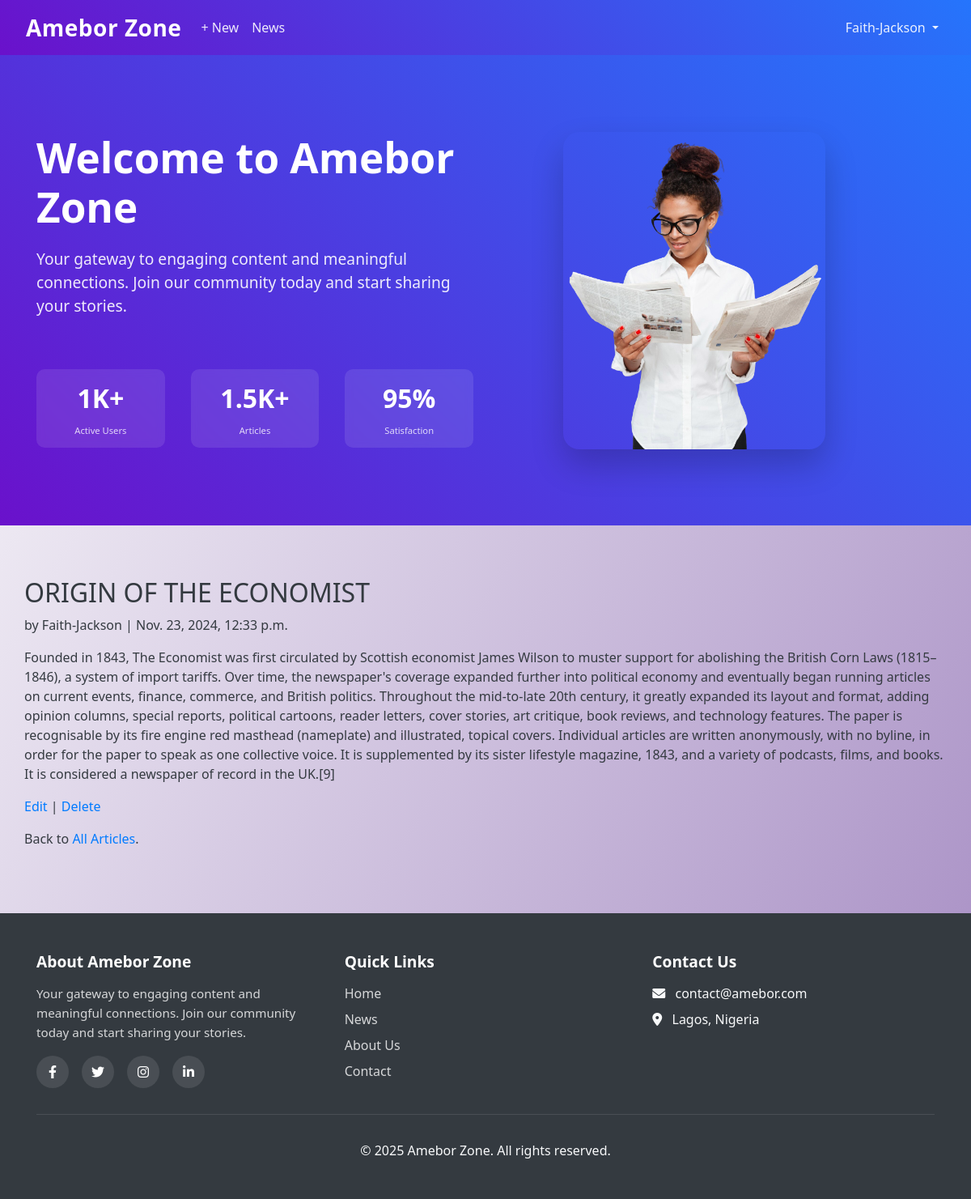
The app's page /articles/2/ (signed in) with its own data.
### accounts/models.py (models this page shows)
class CustomUser(AbstractUser):
    age = models.PositiveBigIntegerField(null=True, blank=True)
    followers = models.ManyToManyField('self', symmetrical=False, related_name='following')

### articles/models.py (models this page shows, shortened)
class Article(models.Model):
    title = models.CharField(max_length=255)
    body = models.TextField()
    date = models.DateTimeField(auto_now_add=True)
    author = models.ForeignKey(
    get_user_model(),
    on_delete=models.CASCADE,
    )

### articles/views.py (the view, shortened to what this page needs)
# urls.py: path('<int:pk>/', ArticleDetailView.as_view(), name='article_detail'),  # new
@method_decorator(csrf_protect, name='dispatch')
class ArticleDetailView(LoginRequiredMixin, DetailView):
    model = Article
    template_name = 'article_detail.html'

### templates/article_detail.html
{% extends 'base.html' %}
{% block content %}
  <div class="article-entry">
    <h2>{{ object.title }}</h2>
    <p>by {{ object.author }} | {{ object.date }}</p>
    <p>{{ object.body }}</p>
  </div>
  <p>
    <a href="{% url 'article_edit' article.pk %}">Edit</a> |
    <a href="{% url 'article_delete' article.pk %}">Delete</a>
  </p>
  <p>
    Back to <a href="{% url 'article_list' %}">All Articles</a>.
  </p>
{% endblock content %}

### templates/base.html (shortened to what this page needs)
{% load static %}
<!DOCTYPE html>
<html lang="en">
<head>
  <link rel="stylesheet" href="https://cdn.jsdelivr.net/npm/bootstrap@4.5.3/dist/css/bootstrap.min.css">
  <link rel="stylesheet" href="https://cdnjs.cloudflare.com/ajax/libs/font-awesome/6.0.0/css/all.min.css">
</head>
<body>
  <nav class="navbar navbar-expand-lg navbar-dark navbar-ed">
    <a class="navbar-brand" href="{% url 'home' %}">Amebor Zone</a>
    <div class="collapse navbar-collapse" id="navbarSupportedContent">
      <ul class="navbar-nav mr-auto">
        {% if user.is_authenticated %}
          <li class="nav-item">
            <a class="nav-link" href="{% url 'article_new' %}">+ New</a>
          </li>
        {% endif %}
        <li class="nav-item">
          <a class="nav-link" href="{% url 'article_list' %}#article">News</a>
        </li>
      </ul>
      {% if user.is_authenticated %}
        <ul class="navbar-nav ml-auto">
          <li class="nav-item dropdown">
            <a class="nav-link dropdown-toggle" href="#" id="navbarDropdown" role="button" data-toggle="dropdown" aria-haspopup="true" aria-expanded="false">
              {{ user.username }}
            </a>
          </li>
        </ul>
      {% else %}
        <form class="form-inline ml-auto">
          <a href="{% url 'login' %}" class="btn btn-outline-light">Log In</a>
          <a href="{% url 'signup' %}" class="btn btn-primary ml-2">Sign up</a>
        </form>
      {% endif %}
    </div>
  </nav>
  {% block hero %}
  <section class="hero-section">
    <div class="container">
      <div class="row">
        <div class="col-lg-6">
          <div class="hero-content">
            <h1 class="hero-title">Welcome to Amebor Zone</h1>
            <p class="hero-text">Your gateway to engaging content and meaningful connections. Join our community today and start sharing your stories.</p>
            <div class="hero-stats">
              <div class="stat-item">
                <div class="stat-number">1K+</div>
                <div class="stat-label">Active Users</div>
              </div>
              <div class="stat-item">
                <div class="stat-number">1.5K+</div>
                <div class="stat-label">Articles</div>
              </div>
              <div class="stat-item">
                <div class="stat-number">95%</div>
                <div class="stat-label">Satisfaction</div>
              </div>
          </div>
        </div>
      </div>
    </div>
    {% load static %}
        <img src="{% static 'img/cheerful-newspapers.png' %}" alt="Hero Image" class="hero-image">
  </section>
  {% endblock %}
  <main>
    <div class="container content-section">
      {% block content %}
      {% endblock content %}
    </div>
  </main>
  <footer>
    <div class="container">
      <div class="footer-content">
        <div class="footer-section">
          <h3>About Amebor Zone</h3>
          <p>Your gateway to engaging content and meaningful connections. Join our community today and start sharing your stories.</p>
          <div class="social-links">
            <a href="#"><i class="fab fa-facebook-f"></i></a>
            <a href="#"><i class="fab fa-twitter"></i></a>
            <a href="#"><i class="fab fa-instagram"></i></a>
            <a href="#"><i class="fab fa-linkedin-in"></i></a>
          </div>
        </div>
        <div class="footer-section">
          <h3>Quick Links</h3>
          <ul class="footer-links">
            <li><a href="{% url 'home' %}">Home</a></li>
            <li><a href="{% url 'article_list' %}">News</a></li>
            <li><a href="#">About Us</a></li>
            <li><a href="#">Contact</a></li>
          </ul>
        </div>
        <div class="footer-section">
          <h3>Contact Us</h3>
          <ul class="footer-links">
            <li><i class="fas fa-envelope mr-2"></i> contact@amebor.com</li>
            <li><i class="fas fa-map-marker-alt mr-2"></i> Lagos, Nigeria</li>
          </ul>
        </div>
      </div>
      <div class="footer-bottom">
        <p>&copy; 2025 Amebor Zone. All rights reserved.</p>
      </div>
    </div>
  </footer>
</body>
</html>

### templates/base.html (style rules this page uses)
:root { --primary-gradient: linear-gradient(45deg, #6a11cb, #2575fc); --text-light: #f8f9fa; --text-dark: #343a40; }
body { background-color: var(--text-light); color: var(--text-dark); font-family: 'Segoe UI', sans-serif; background: linear-gradient(120deg, #fdfdfd, #a48ac2); }
.navbar-ed { background: var(--primary-gradient); box-shadow: 0 4px 15px rgba(0, 0, 0, 0.1); padding: 8px 2rem; }
.navbar-ed .navbar-brand { font-size: 1.75rem; color: white; font-weight: 700; letter-spacing: 0.5px; }
.navbar-ed .nav-link { color: rgba(255, 255, 255, 0.9) !important; font-weight: 500; transition: color 0.3s ease; }
.hero-section { background: var(--primary-gradient); color: white; padding: 6rem 0; position: relative; overflow: hidden; }
.hero-content { max-width: 600px; }
.hero-title { font-size: 3.2rem; font-weight: 800; margin-bottom: 1.2rem; }
.hero-text { font-size: 1.2rem; opacity: 0.9; margin-bottom: 2rem; }
.hero-image { position: absolute; right: 15%; top: 50%; transform: translateY(-50%); width: 27%; max-width: 500px; border-radius: 20px; box-shadow: 0 20px 40px rgba(0, 0, 0, 0.2); }
.content-section { padding: 4rem 0; }
footer { background: var(--text-dark); color: var(--text-light); padding: 3rem 0 2rem; }
.footer-content { display: grid; grid-template-columns: repeat(auto-fit, minmax(250px, 1fr)); gap: 2rem; margin-bottom: 2rem; }
.footer-section h3 { color: white; font-size: 1.2rem; margin-bottom: 1rem; font-weight: 600; }
.footer-section p { color: rgba(255, 255, 255, 0.8); font-size: 0.95rem; line-height: 1.6; }
.social-links { display: flex; gap: 1rem; margin-top: 1rem; }
.social-links a { color: white; background: rgba(255, 255, 255, 0.1); width: 40px; height: 40px; border-radius: 50%; display: flex; align-items: center; justify-content: center; transition: all 0.3s ease; }
.footer-links { list-style: none; padding: 0; margin: 0; }
.footer-links li { margin-bottom: 0.5rem; }
.footer-links a { color: rgba(255, 255, 255, 0.8); text-decoration: none; transition: color 0.3s ease; }
.footer-bottom { text-align: center; padding-top: 2rem; border-top: 1px solid rgba(255, 255, 255, 0.1); }
.hero-stats { display: grid; grid-template-columns: repeat(auto-fit, minmax(150px, 1fr)); gap: 2rem; margin-top: 4rem; animation: fadeInUp 1s ease 0.6s backwards; }
.stat-item { text-align: center; color: white; padding: 12px; background: rgba(255, 255, 255, 0.1); border-radius: 10px; backdrop-filter: blur(5px); }
.stat-number { font-size: 2rem; font-weight: 700; margin-bottom: 0.5rem; }
.stat-label { font-size: 0.7rem; opacity: 0.8; }

### records on screen
CustomUser: username "Faith-Jackson"
Article: title "ORIGIN OF THE ECONOMIST", author "Faith-Jackson", date "Nov. 23, 2024, 12:33 p.m.", body "Founded in 1843, The Economist was first circulated by Scottish economist James Wilson to muster support for abolishing the British Corn Laws (1815–1846), a system of import tariffs. Over time, the newspaper's coverage expanded further into political economy and eventually began running articles on current events, finance, commerce, and British politics. Throughout the mid-to-late 20th century, it greatly expanded its layout and format, adding opinion columns, special reports, political cartoons, reader letters, cover stories, art critique, book reviews, and technology features. The paper is recognisable by its fire engine red masthead (nameplate) and illustrated, topical covers. Individual…"
